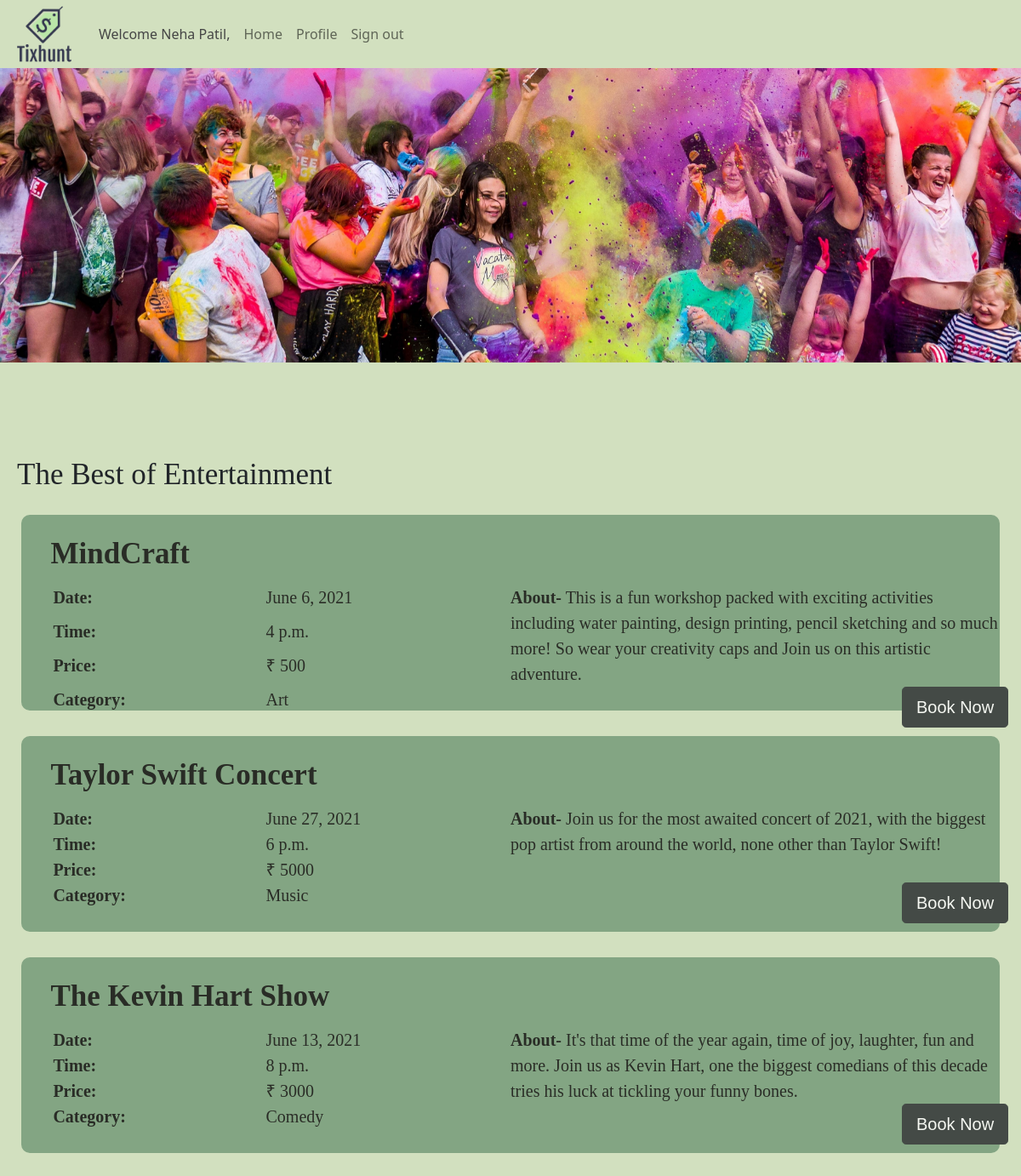
The page /userindex (signed in) on the database its author committed.
### eventmanagement/models.py (models this page shows, shortened)
class Customer(models.Model):
    first_name=models.CharField(max_length=64, default="")
    last_name=models.CharField(max_length=64, default="")
    phone=models.BigIntegerField()
    username=models.EmailField(max_length=64, default="")
    password1=models.CharField(max_length=20, default="")
    password2=models.CharField(max_length=64, default="")
    events=models.ManyToManyField(Event, blank=True, related_name="participants")

class Event(models.Model):
    name=models.CharField(max_length=64, default="")
    category=models.CharField(max_length=64, default="")
    maxpeople=models.CharField(max_length=64, default="")
    date=models.DateField(default="")
    time=models.TimeField(default="")
    location1=models.CharField(max_length=64, default="")
    location2=models.CharField(max_length=64, default="")
    city=models.CharField(max_length=64, default="")
    state=models.CharField(max_length=64, default="")
    pincode=models.IntegerField(default="")
    description=models.CharField(max_length=1000, default="")
    eventmanager=models.CharField(default="", max_length=64)
    cost=models.IntegerField(default="")
    count=models.CharField(default="", max_length=2000)

### eventmanagement/views.py (the view)
# urls.py: path('userindex',views.userindex,name="userindex"),
def userindex(request):
    if 'uname' in request.session:
        events=Event.objects.all()
        if events==0:
            return render(request, 'eventmanagement/user.html',{
                "events":events, "message":"No upcoming events."
            })
        else:
            username=request.session['uname']
            user=Customer.objects.get(username=username)
            return render(request, 'eventmanagement/user.html',{
                "events":events, "user":user,
            })
    else:
        return render(request,'eventmanagement/userlogin.html',{
            "message":"You need to Login first."
        })

### eventmanagement/templates/eventmanagement/user.html (shortened to what this page needs)
{% extends "eventmanagement/layout.html" %}
{% block body %}
{% load static %}
<head>
    <link href="https://cdn.jsdelivr.net/npm/bootstrap@5.0.1/dist/css/bootstrap.min.css" rel="stylesheet">
    <link rel="stylesheet" href="{% static 'styles.css' %}">
</head>
<body style="background-color:#d2e0bf">
<nav class="navbar navbar-expand-lg fixed-top navbar-light bg-light">
  <div class="container-fluid">
    <a class="navbar-brand"><img src="{% static "img/Logo.png" %}" height=80 width=80></a>
    <div class="collapse navbar-collapse" id="navbarSupportedContent">
      <ul class="navbar-nav ml-auto mb-2 mb-lg-0">
        <li class="nav-item">
          <a style="color:#454545;" class="nav-link active" aria-current="page" >Welcome {{user.first_name}} {{user.last_name}},</a>
        </li>
        <div class="navbar-nav ml-auto">
            <li class="nav-item active">
                <a class="nav-link" href="{%url 'userindex'%}">Home</a>
            </li>
            <li class="nav-item">
                <a class="nav-link" href="{%url 'userevent'%}">Profile</a>
            </li>
            <li class="nav-item">
                <a class="nav-link" href="{%url 'userlogout'%}">Sign out</a>
            </li>
        </div>
      </ul>
    </div>
  </div>
</nav>
<div id="carouselExampleFade" class="carousel slide carousel-fade" data-bs-ride="carousel">
  <div class="carousel-inner" style="height:32rem;">
    <div class="carousel-item " data-bs-interval="2000">
      <img src="{% static "img/2.jpg" %}" class="d-block w-100" alt="...">
    </div>
  </div>
  <button class="carousel-control-prev" type="button" data-bs-target="#carouselExampleFade" data-bs-slide="prev">
    <span class="carousel-control-prev-icon" aria-hidden="true"></span>
  </button>
  <button class="carousel-control-next" type="button" data-bs-target="#carouselExampleFade" data-bs-slide="next">
    <span class="carousel-control-next-icon" aria-hidden="true"></span>
  </button>
</div>
<div class="heading">
    The Best of Entertainment
</div>
{% for event in events %}
    <div class="eventbar">
        <form action="{%url 'bookevent' event.id %}" method="POST">
            <div id="content">
              <div class="one"><strong>{{event.name}}</strong></div>
              <div class="two"></div>
              <div class="three"><b>Date:</b></div>
              <div class="four">{{event.date}}</div>
              <div class="five"><b>About-</b>  {{event.description}}</div>
              <div class="six"><b>Time:</b></div>
              <div class="seven">{{event.time}}</div>
              <div class="nine"><b>Price:</b></div>
              <div class="ten"><input type="submit" class="btn btn-dark btn-lg" name="event_id" value="Book Now"></div>
              <div class="eleven"><b>Category:</b></div>
              <div class="thirteen">{{event.category}}</div>
              <div class="twelve">₹ {{event.cost}}</div>
            </div>
        </form>
    </div>
{% endfor %}
</body>
{% endblock %}

### eventmanagement/templates/eventmanagement/layout.html (shortened to what this page needs)
<!DOCTYPE html>
<head>
    <link href="https://cdn.jsdelivr.net/npm/bootstrap@5.0.1/dist/css/bootstrap.min.css" rel="stylesheet">
</head>
<html lang="en">
    {%block body%}
    {%endblock%}
</html>

### eventmanagement/static/styles.css (style rules this page uses)
.navbar { background-color: #d2e0bf !important; height: 80px !important; }
.heading { font-size:35px; margin-top:20px; margin-left: 20px; margin-bottom:20px; font-family:"Times New Roman", Times, serif; }
#content { height: 230px; background-color: #709775; display:grid; font-size: 20px; font-family: sans-serif; margin:0auto; grid-template-columns: 25% 25% 50%; grid-template-rows:5; margin-top: 10px; margin-left:25px; margin-right: 25px; border-radius:10px; margin-bottom:30px; opacity: 0.8; color:black; }
.one { grid-column: 1 / 3; grid-row: 1 / 2; margin-left:6%; padding-top:20px; font-family:"Times New Roman", Times, serif; font-size: 35px; padding-bottom:10px; }
.two { grid-column: 3 / 4; grid-row: 1 / 2; }
.three { grid-column: 1 / 2; grid-row: 2 / 3; margin-left: 13%; font-family:"Times New Roman", Times, serif; font-size: 20px; }
.four { grid-column: 2 / 3; grid-row: 2 / 3; text-align:left; font-family:"Times New Roman", Times, serif; font-size: 20px; }
.five { grid-column: 3 / 4; grid-row: 2 / 5; text-align:left; font-family:"Times New Roman", Times, serif; font-size: 20px; }
.six { grid-column: 1 / 2; grid-row: 3 / 4; margin-left: 13%; font-family:"Times New Roman", Times, serif; font-size: 20px; }
.seven { grid-column: 2 / 3; grid-row: 3 / 4; text-align:left; font-family:"Times New Roman", Times, serif; font-size: 20px; }
.nine { grid-column: 1 / 2; grid-row: 4 / 5; margin-left: 13%; font-family:"Times New Roman", Times, serif; font-size: 20px; }
.ten { grid-column: 3 / 4; grid-row: 5 / 6; padding-left: 80%; padding-bottom:10px; }
.eleven { grid-column: 1 / 2; grid-row: 5 / 6; margin-left: 13%; font-family:"Times New Roman", Times, serif; font-size: 20px; }
.thirteen { grid-column: 2 / 3; grid-row: 5 / 6; text-align:left; font-family:"Times New Roman", Times, serif; font-size: 20px; }
.twelve { grid-column: 2 / 3; grid-row: 4 / 5; text-align:left; font-family:"Times New Roman", Times, serif; font-size: 20px; }

### rows shown on the page
Customer: first_name "Neha", last_name "Patil"
Event: name "MindCraft", date "June 6, 2021", description "This is a fun workshop packed with exciting activities including water painting, design printing, pencil sketching and so much more! So wear your creativity caps and Join us on this artistic adventure.", time "4 p.m.", category "Art", cost "500"
Event: name "Taylor Swift Concert", date "June 27, 2021", description "Join us for the most awaited concert of 2021, with the biggest pop artist from around the world, none other than Taylor Swift!", time "6 p.m.", category "Music", cost "5000"
Event: name "The Kevin Hart Show", date "June 13, 2021", description "It's that time of the year again, time of joy, laughter, fun and more. Join us as Kevin Hart, one the biggest comedians of this decade tries his luck at tickling your funny bones.", time "8 p.m.", category "Comedy", cost "3000"
